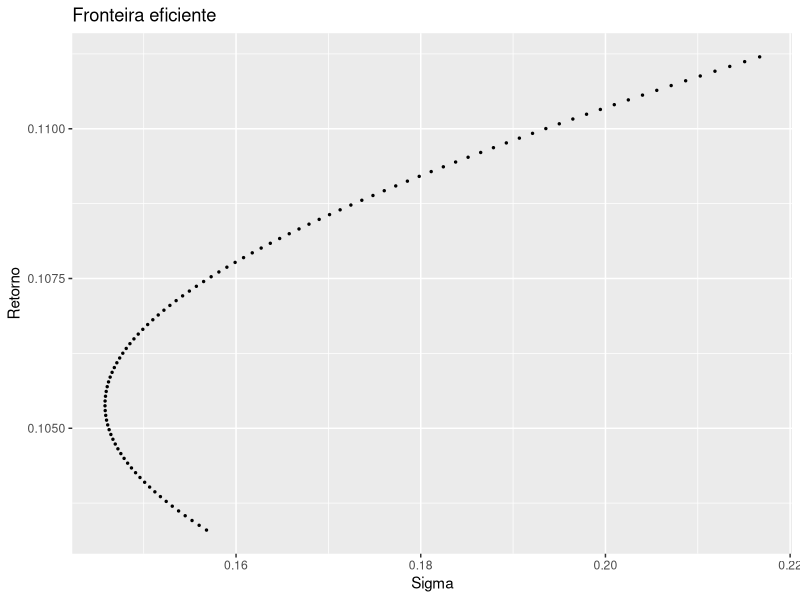

The R source for this figure:
# Carrega bibliotecas
library(ggplot2)
library(dplyr)
library(tibble)
library(readxl)


# Limpa variaveis
rm(list=ls())

# importa Dados
Data <- read_excel("./Listas/Monitoria1.xlsx", sheet = "Q6", 
                   range = "A2:C7")
risk_free = read_excel("./Listas/Monitoria1.xlsx", sheet = "Q6", 
                         range = "B9:B9", col_names = F)

# ----- Trabalha os Dados -----
# Constroi a matriz de variancia e covariancia
omega = matrix(NA, nrow = 2, ncol = 2)
omega[1,1] = as.numeric(Data[2,2])^2
omega[2,2] = as.numeric(Data[2,3])^2
omega[1,2] = as.numeric(Data[3,2])*as.numeric(Data[2,2])*as.numeric(Data[2,3])
omega[2,1] = omega[1,2]
  
# Constroi o vetor de retorno
ret = matrix(NA, nrow = 2, ncol = 1)
ret[1,1] = as.numeric(Data[1,2])
ret[2,1] = as.numeric(Data[1,3])
rownames(ret) = c("US", "JP")

# determina quantos pesos vamos calcular
N = 100

# constroi uma tabela com uma coluna de peso e retorno
dados = tibble::tibble(w = seq(from = 0, to = 1, length.out = N),
                        ret_Portifolio = NA,
                        sigma_Portifolio = NA)

# Para cada peso vamos calcular o retorno e a variancia
for (i in 1:N)
{
  # vetor de pessos, inicializado com alor NA
  weight_vector = matrix(NA, nrow = 2, ncol = 1)
  
  # Inicializo o vetor de peso com os pesos da tabela
  weight_vector[1,1] = dados$w[i]
  weight_vector[2,1] = 1-dados$w[i]
  
  # Calcula o retorno
  dados$ret_Portifolio[i] = t(weight_vector) %*% ret
  
  # Calcula o sigma
  dados$sigma_Portifolio[i] = (t(weight_vector) %*% as.matrix(omega) %*% weight_vector)^0.5
  
}

# realiza a impressao
ggplot(dados, aes(x=sigma_Portifolio, y=ret_Portifolio)) +
  geom_point(size=0.5) +
  labs(x="Sigma",
       y="Retorno",
       title = "Fronteira eficiente")
